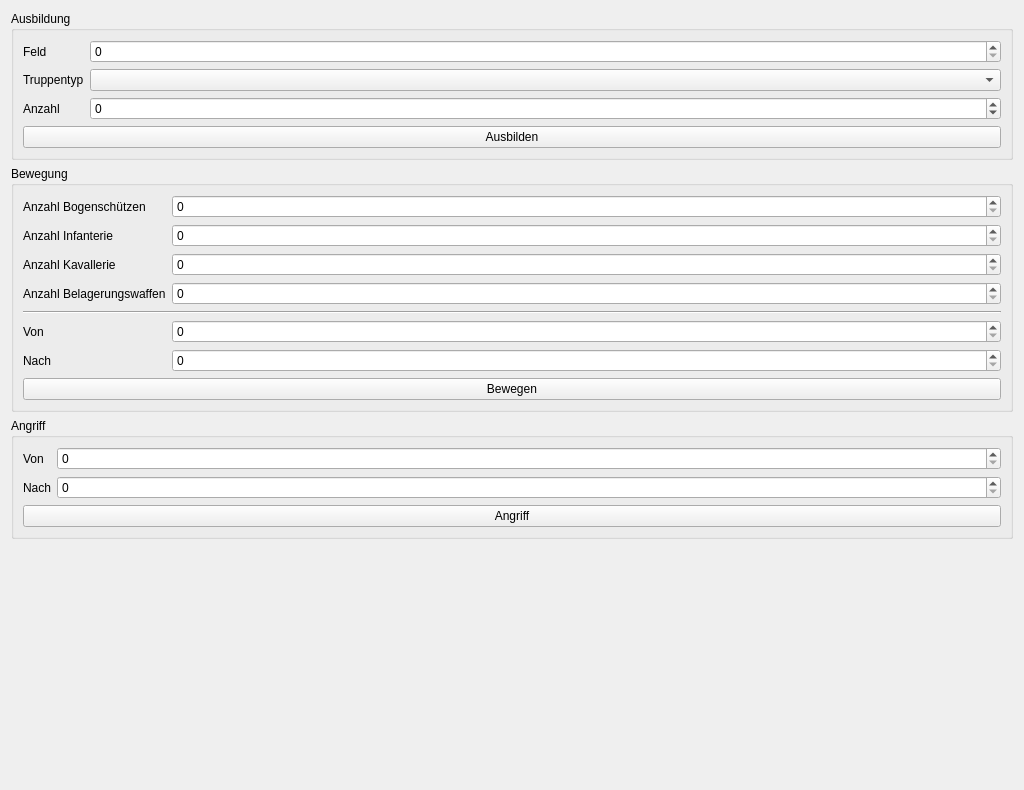
              <widget class="QWidget" name="scrollAreaWidgetContents_3">
               <property name="geometry">
                <rect>
                 <x>0</x>
                 <y>0</y>
                 <width>1024</width>
                 <height>790</height>
                </rect>
               </property>
               <layout class="QVBoxLayout" name="verticalLayout_9">
                <item>
                 <widget class="QGroupBox" name="groupBox_3">
                  <property name="title">
                   <string>Ausbildung</string>
                  </property>
                  <layout class="QVBoxLayout" name="verticalLayout_10">
                   <item>
                    <layout class="QFormLayout" name="formLayout_3">
                     <item row="0" column="0">
                      <widget class="QLabel" name="label_59">
                       <property name="text">
                        <string>Feld</string>
                       </property>
                      </widget>
                     </item>
                     <item row="0" column="1">
                      <widget class="QSpinBox" name="troops_develop_field_spinBox">
                       <property name="maximum">
                        <number>1000</number>
                       </property>
                      </widget>
                     </item>
                     <item row="1" column="1">
                      <widget class="QComboBox" name="troops_develop_typ_comboBox"/>
                     </item>
                     <item row="2" column="0">
                      <widget class="QLabel" name="label_60">
                       <property name="text">
                        <string>Anzahl</string>
                       </property>
                      </widget>
                     </item>
                     <item row="2" column="1">
                      <widget class="QSpinBox" name="troops_develop_amount_spinBox">
                       <property name="minimum">
                        <number>-1000</number>
                       </property>
                       <property name="maximum">
                        <number>1000</number>
                       </property>
                      </widget>
                     </item>
                     <item row="1" column="0">
                      <widget class="QLabel" name="label_18">
                       <property name="text">
                        <string>Truppentyp</string>
                       </property>
                      </widget>
                     </item>
                    </layout>
                   </item>
                   <item>
                    <widget class="QPushButton" name="troops_develop_btn">
                     <property name="text">
                      <string>Ausbilden</string>
                     </property>
                    </widget>
                   </item>
                  </layout>
                 </widget>
                </item>
                <item>
                 <widget class="QGroupBox" name="groupBox_4">
                  <property name="title">
                   <string>Bewegung</string>
                  </property>
                  <layout class="QVBoxLayout" name="verticalLayout_11">
                   <item>
                    <layout class="QFormLayout" name="formLayout_4">
                     <item row="0" column="0">
                      <widget class="QLabel" name="label_61">
                       <property name="text">
                        <string>Anzahl Bogenschützen</string>
                       </property>
                      </widget>
                     </item>
                     <item row="0" column="1">
                      <widget class="QSpinBox" name="troops_move_archer_amount_spinBox">
                       <property name="maximum">
                        <number>1000</number>
                       </property>
                      </widget>
                     </item>
                     <item row="1" column="0">
                      <widget class="QLabel" name="label_66">
                       <property name="text">
                        <string>Anzahl Infanterie</string>
                       </property>
                      </widget>
                     </item>
                     <item row="1" column="1">
                      <widget class="QSpinBox" name="troops_move_infantry_amount_spinBox">
                       <property name="maximum">
                        <number>1000</number>
                       </property>
                      </widget>
                     </item>
                     <item row="2" column="0">
                      <widget class="QLabel" name="label_67">
                       <property name="text">
                        <string>Anzahl Kavallerie</string>
                       </property>
                      </widget>
                     </item>
                     <item row="2" column="1">
                      <widget class="QSpinBox" name="troops_move_cavalry_amoutn_spinBox">
                       <property name="maximum">
                        <number>1000</number>
                       </property>
                      </widget>
                     </item>
                     <item row="3" column="0">
                      <widget class="QLabel" name="label_68">
                       <property name="text">
                        <string>Anzahl Belagerungswaffen</string>
                       </property>
                      </widget>
                     </item>
                     <item row="3" column="1">
                      <widget class="QSpinBox" name="troops_move_siege_amount_spinBox">
                       <property name="maximum">
                        <number>1000</number>
                       </property>
                      </widget>
                     </item>
                     <item row="5" column="0">
                      <widget class="QLabel" name="label_62">
                       <property name="text">
                        <string>Von</string>
                       </property>
                      </widget>
                     </item>
                     <item row="5" column="1">
                      <widget class="QSpinBox" name="troops_move_from_spinBox">
                       <property name="maximum">
                        <number>1000</number>
                       </property>
                      </widget>
                     </item>
                     <item row="6" column="0">
                      <widget class="QLabel" name="label_63">
                       <property name="text">
                        <string>Nach</string>
                       </property>
                      </widget>
                     </item>
                     <item row="6" column="1">
                      <widget class="QSpinBox" name="troops_move_to_spinBox">
                       <property name="maximum">
                        <number>1000</number>
                       </property>
                      </widget>
                     </item>
                     <item row="4" column="0" colspan="2">
                      <widget class="Line" name="line">
                       <property name="orientation">
                        <enum>Qt::Horizontal</enum>
                       </property>
                      </widget>
                     </item>
                    </layout>
                   </item>
                   <item>
                    <widget class="QPushButton" name="troops_move_btn">
                     <property name="text">
                      <string>Bewegen</string>
                     </property>
                    </widget>
                   </item>
                  </layout>
                 </widget>
                </item>
                <item>
                 <widget class="QGroupBox" name="groupBox_5">
                  <property name="title">
                   <string>Angriff</string>
                  </property>
                  <layout class="QVBoxLayout" name="verticalLayout_21">
                   <item>
                    <layout class="QFormLayout" name="formLayout_5">
                     <item row="0" column="0">
                      <widget class="QLabel" name="label_64">
                       <property name="text">
                        <string>Von</string>
                       </property>
                      </widget>
                     </item>
                     <item row="1" column="0">
                      <widget class="QLabel" name="label_65">
                       <property name="text">
                        <string>Nach</string>
                       </property>
                      </widget>
                     </item>
                     <item row="0" column="1">
                      <widget class="QSpinBox" name="troops_attack_from_spinBox">
                       <property name="maximum">
                        <number>1000</number>
                       </property>
                      </widget>
                     </item>
                     <item row="1" column="1">
                      <widget class="QSpinBox" name="troops_attack_to_spinBox">
                       <property name="maximum">
                        <number>1000</number>
                       </property>
                      </widget>
                     </item>
                    </layout>
                   </item>
                   <item>
                    <widget class="QPushButton" name="troops_attack_btn">
                     <property name="text">
                      <string>Angriff</string>
                     </property>
                    </widget>
                   </item>
                  </layout>
                 </widget>
                </item>
                <item>
                 <spacer name="verticalSpacer">
                  <property name="orientation">
                   <enum>Qt::Vertical</enum>
                  </property>
                  <property name="sizeHint" stdset="0">
                   <size>
                    <width>20</width>
                    <height>40</height>
                   </size>
                  </property>
                 </spacer>
                </item>
               </layout>
              </widget>
